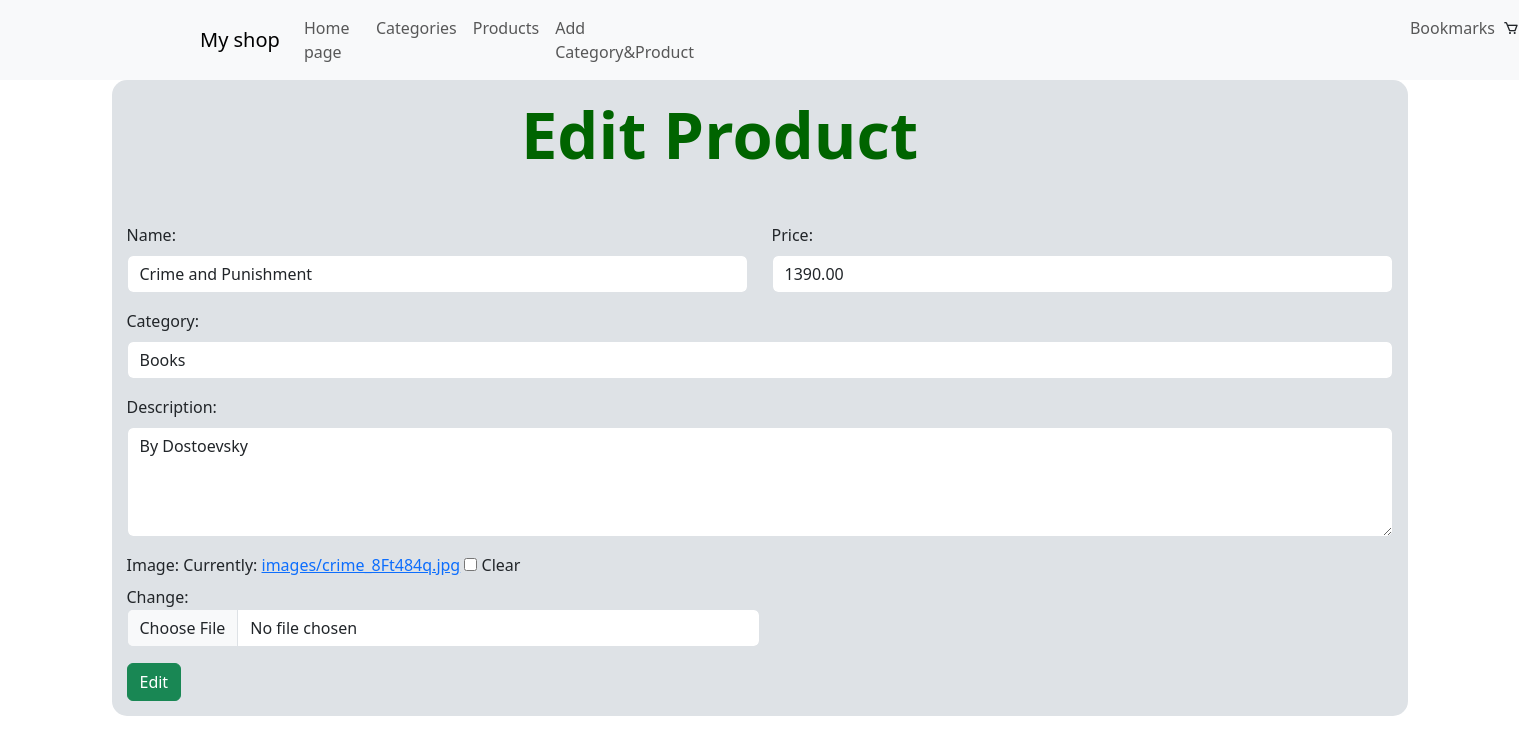
Page /products/update/1 on the committed database.
### online_shop/models.py (models this page shows, shortened)
class Product(models.Model):
    name = models.CharField(max_length=100, null=False, blank=False, verbose_name="product name")
    description = models.TextField(max_length=500, null=True, blank=True, verbose_name="description of product")
    category = models.ForeignKey(Category, on_delete=models.CASCADE, null=False, verbose_name="category", related_name="products")
    created_at = models.DateTimeField(auto_now_add=True, verbose_name="Created date and time")
    price = models.DecimalField(max_length=500, null=False, blank=False, decimal_places=2, verbose_name="price", max_digits=100)
    img = models.ImageField(upload_to='images/', null=True, blank=True, verbose_name="img")

### online_shop/views/product_views.py (the view, shortened to what this page needs)
# urls.py: path('update/<int:pk>', product_update_view, name='product_update'),
def product_update_view(request, *args, **kwargs):
    product = get_object_or_404(Product, pk=kwargs.get('pk'))
    if request.method == "GET":
        form = ProductForm(
            initial={
                'name': product.name,
                'description': product.description,
                'category': product.category,
                'price': product.price,
                'img': product.img,
            }
        )
        return render(request, 'products/update.html',
                      context={'form': form, 'product': product, 'categories': Category.objects.all()})

### online_shop/forms.py
class ProductForm(forms.Form):
    name = forms.CharField(max_length=200, required=True, label='Name', widget = widgets.TextInput(attrs={'class': 'form-control', 'placeholder': 'Name of the product'}))
    description = forms.CharField(max_length=500, required=False, label = 'Description', widget=widgets.Textarea(attrs={'class': 'form-control', 'placeholder':'Description', 'rows':'5'}))
    category = forms.CharField(max_length=200, required=True, label='Category', widget = widgets.TextInput(attrs={'class': 'form-control', 'placeholder': 'Category'}))
    price = forms.DecimalField(required=True, label='Price', widget=widgets.NumberInput(attrs={'class': 'form-control', 'placeholder':'price'}))
    img = forms.ImageField(required=False, label='Image', widget=widgets.ClearableFileInput(attrs={'class': 'form-control', 'placeholder':'Your image'}))

### templates/products/update.html (shortened to what this page needs)
{% extends 'base.html' %}
{% block content %}
<div class="product_create">
    <h1 class="subtitle">Edit Product</h1>
    <form action="{% url 'product_update' product.id %}" method="POST" enctype="multipart/form-data">
          <div class="row">
            <div class="col">
               <label for="{{ form.name.id_for_label }}" class="form-label">{{ form.name.label }}:</label>
                    <input type="text" class="form-control" name = "name" placeholder="Name" value="{{ form.name.value }}">
            </div>
            <div class="col">
                    <label for="{{ form.price.id_for_label }}" class="form-label">{{ form.price.label }}:</label>
                    <input type="number" class="form-control" name = "price" placeholder="Price" value="{{ form.price.value }}">
            </div>
          </div>
          <div class="form-group mt-3">
                <label for="{{ form.category.id_for_label }}" class="form-label">{{ form.category.label }}:</label>
                    <select name="category" id="" class="form-control">
                        {% for category in categories %}
                            <option value="{{ category.id }}">{{ category.name }}</option>
                        {% endfor %}
                    </select>
          </div>
          <div class="form-group">
                        <label for="{{ form.description.id_for_label }}" class="form-label mt-3">{{ form.description.label }}:</label>
                        <textarea  class="form-control" name = "description" placeholder="Description" rows="4" >{{ form.description.value }}</textarea>
          </div>
          <div class="form-row">
            <div class="form-group col-md-6 mt-3">
                    <label for="{{ form.img.id_for_label }}" class="form-label">{{ form.img.label }}:</label>
                    {{ form.img }}
            </div>
          </div>
          <button type="submit" class="btn btn-success mt-3">Edit</button>
</form>
    </div>
{% endblock %}

### static/css/style.css (style rules this page uses)
body { margin: 0; }
.subtitle { text-align: center; margin-right: 80px; font-weight: bolder; color: darkgreen; margin-bottom: 50px; font-size: 65px; }
.product_create { background-color: #dee2e6; padding: 15px; border-radius: 15px; }

### rows in the picture
Product: name "Crime and Punishment", price "1390.00", description "By Dostoevsky"

### other values in the picture
form field category "Books"
